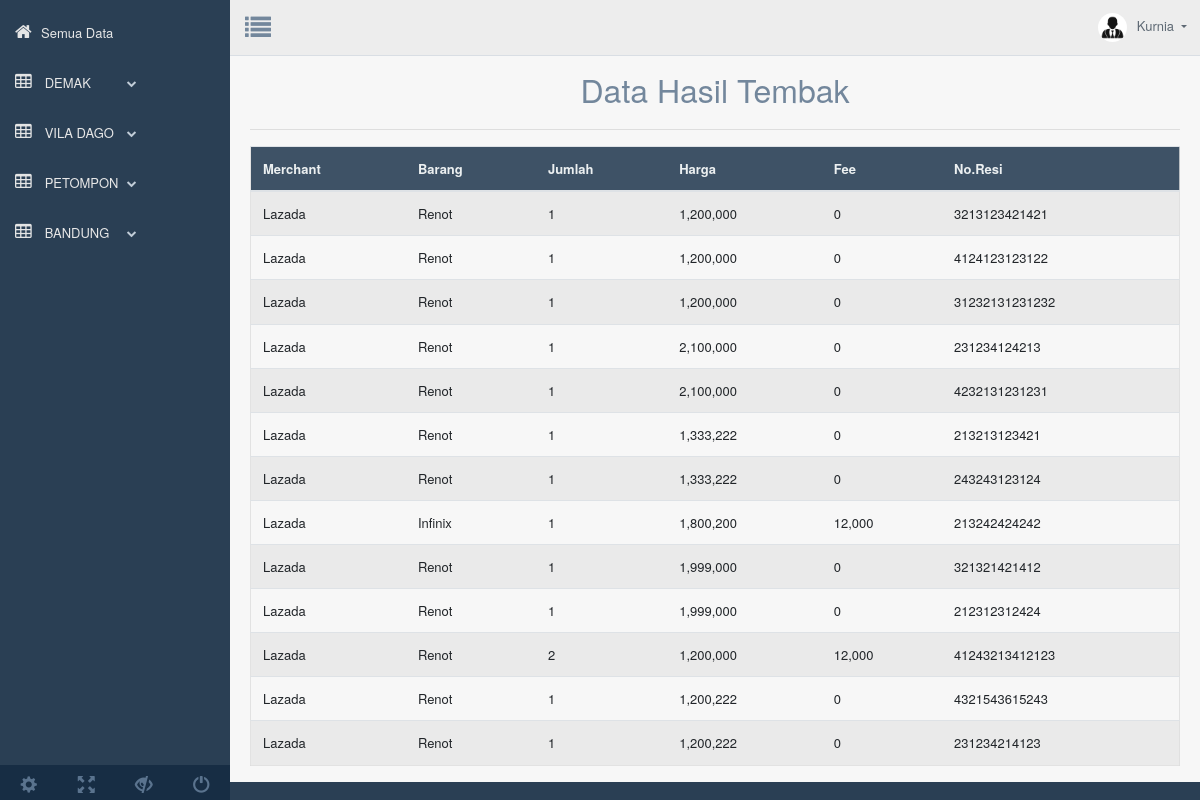
/web_page/index_data.php?page=tmp_utama (signed in), run on the app's committed database.
### tables this page shows
CREATE TABLE `users` (
  `user_id` bigint(20) NOT NULL,
  `nama_lengkap` text NOT NULL,
  `email` varchar(100) NOT NULL,
  `password` varchar(255) NOT NULL,
  `bank` varchar(255) DEFAULT NULL,
  `no_akun` text DEFAULT NULL,
  `nm_akun` varchar(255) DEFAULT NULL,
  `ovo` text DEFAULT NULL,
  `gopay` text DEFAULT NULL,
  `dana` text DEFAULT NULL,
  `date` timestamp NOT NULL DEFAULT current_timestamp() ON UPDATE current_timestamp()
);

CREATE TABLE `hasiltembak` (
  `id` int(11) NOT NULL,
  `joki` varchar(255) NOT NULL,
  `nmalamat` varchar(255) NOT NULL,
  `merchant` varchar(255) NOT NULL,
  `barang` varchar(255) NOT NULL,
  `jumlah` varchar(255) NOT NULL,
  `harga` varchar(255) NOT NULL,
  `fee` varchar(250) NOT NULL,
  `resi` varchar(255) NOT NULL
);

### web_page/functions.php (called while the page is built, shortened)
<?php
function check_login($con)
{
	if(isset($_SESSION['user_id']))
	{
		$id = $_SESSION['user_id'];
		$query = "select * from users where user_id = '$id' limit 1";
		$result = mysqli_query($con,$query);
		if($result && mysqli_num_rows($result) > 0)
		{
			$user_data = mysqli_fetch_assoc($result);
			return $user_data;
		}
	}
	die;
}

### web_page/tmp_data_utama.php (the view, shortened to what this page needs)
<?php
include('konek_all_dt.php');
?>
	<div class="container" style="margin-top:20px">
		<center><font size="6">Data Hasil Tembak</font></center>
		<hr>
		<div class="table-responsive">
		<table class="table table-striped jambo_table bulk_action">
			<thead>
				<tr>
					<th>Merchant</th>
					<th>Barang</th>
					<th>Jumlah</th>
					<th>Harga</th>
					<th>Fee</th>
					<th>No.Resi</th>
				</tr>
			</thead>
			<tbody>
				<?php
				$sql = mysqli_query($koneksi, "SELECT * FROM `hasiltembak` ORDER BY `hasiltembak`.`nmalamat` ASC") or die(mysqli_error($koneksi));
				if(mysqli_num_rows($sql) > 0){
					while($data = mysqli_fetch_assoc($sql)){
						echo '
						<tr>
							<td>'.$data['merchant'].'</td>
							<td>'.$data['barang'].'</td>
							<td>'.$data['jumlah'].'</td>
							<td>'.$data['harga'].'</td>
							<td>'.$data['fee'].'</td>
							<td>'.$data['resi'].'</td>
						</tr>
						';
					}
				}else{
					echo '
					<tr>
						<td colspan="9">Tidak ada data.</td>
					</tr>
					';
				}
				?>
		</table>
	</div>
	</div>

### web_page/index_data.php (shortened to what this page needs)
<?php
include ("konek_all_dt.php");
 ?>
<?php
	include("konek_login.php");
	include("functions.php");
	$user_data = check_login($con);
?>
<!DOCTYPE html>
<html lang="en">
  <head>
    <link href="assets/bootstrap/dist/css/bootstrap.min.css" rel="stylesheet">
    <link href="assets/font-awesome/css/font-awesome.min.css" rel="stylesheet">
    <link href="assets/nprogress/nprogress.css" rel="stylesheet">
    <link href="assets/iCheck/skins/flat/green.css" rel="stylesheet">
    <link href="assets/bootstrap-progressbar/css/bootstrap-progressbar-3.3.4.min.css" rel="stylesheet">
    <link href="assets/css/custom.min.css" rel="stylesheet">
  </head>
  <body class="nav-md">
    <div class="container body">
      <div class="main_container">
        <div class="col-md-3 left_col">
          <div class="left_col scroll-view">
            <div class="navbar nav_title" style="border: 0;">
              <div id="sidebar-menu" class="main_menu_side hidden-print main_menu">
                <div class="menu_section">
                  <ul class="nav side-menu">
                    <li>
                    <a href="index_data.php?page=tmp_utama"><i class="fa fa-home"></i>Semua Data<span class="fa fa-chevron"></span></a>
                    </li>
                    <li><a href="#"><i class="fa fa-table"></i> DEMAK <span class="fa fa-chevron-down"></span></a>
                    </li>
                    <li><a href="#"><i class="fa fa-table"></i> VILA DAGO <span class="fa fa-chevron-down"></span></a>
                    </li>
                    <li><a href="#"><i class="fa fa-table"></i> PETOMPON <span class="fa fa-chevron-down"></span></a>
                    </li>
                    <li><a href="#"><i class="fa fa-table"></i> BANDUNG <span class="fa fa-chevron-down"></span></a>
                    </li>
                  </ul>
                </div>
              </div>
            </div>
            <br />
            <div class="sidebar-footer hidden-small">
              <a data-toggle="tooltip" data-placement="top" title="Settings" href="#">
                <span class="glyphicon glyphicon-cog" aria-hidden="true"></span>
              </a>
              <a data-toggle="tooltip" data-placement="top" title="FullScreen" href="#">
                <span class="glyphicon glyphicon-fullscreen" aria-hidden="true"></span>
              </a>
              <a data-toggle="tooltip" data-placement="top" title="Lock" href="#">
                <span class="glyphicon glyphicon-eye-close" aria-hidden="true"></span>
              </a>
              <a data-toggle="tooltip" data-placement="top" title="Logout" href="#">
                <span class="glyphicon glyphicon-off" aria-hidden="true"></span>
              </a>
            </div>
          </div>
        </div>
        <div class="top_nav">
          <div class="nav_menu">
              <div class="nav toggle">
                <a id="menu_toggle"><i class="fa fa-list"></i></a>
              </div>
              <nav class="nav navbar-nav">
              <ul class=" navbar-right">
                <li class="nav-item dropdown open" >
                  <a href="#" class="user-profile dropdown-toggle" aria-haspopup="true" id="navbarDropdown" data-toggle="dropdown" aria-expanded="false">
                    <img src='assets/images/ft_profile.jpg'><?php echo $user_data['nama_lengkap'];?>
                  </a>
                </li>
              </ul>
            </nav>
          </div>
        </div>
        <div class="right_col" role="main">
      <?php
      $queries = array();
      parse_str($_SERVER['QUERY_STRING'], $queries);
      switch ($queries['page']) {
      	case 'tmp_utama':
      		include 'tmp_data_utama.php';
          break;
        }
        ?>
        </div>
      </div>
    </div>
  </body>
</html>

### data on the page
users: nama_lengkap "Kurnia"
hasiltembak: merchant "Lazada", barang "Renot", jumlah "1", harga "1,200,000", fee "0", resi "3213123421421"
hasiltembak: merchant "Lazada", barang "Renot", jumlah "1", harga "1,200,000", fee "0", resi "4124123123122"
hasiltembak: merchant "Lazada", barang "Renot", jumlah "1", harga "1,200,000", fee "0", resi "31232131231232"
hasiltembak: merchant "Lazada", barang "Renot", jumlah "1", harga "2,100,000", fee "0", resi "231234124213"
hasiltembak: merchant "Lazada", barang "Renot", jumlah "1", harga "2,100,000", fee "0", resi "4232131231231"
hasiltembak: merchant "Lazada", barang "Renot", jumlah "1", harga "1,333,222", fee "0", resi "213213123421"
hasiltembak: merchant "Lazada", barang "Renot", jumlah "1", harga "1,333,222", fee "0", resi "243243123124"
hasiltembak: merchant "Lazada", barang "Infinix", jumlah "1", harga "1,800,200", fee "12,000", resi "213242424242"
hasiltembak: merchant "Lazada", barang "Renot", jumlah "1", harga "1,999,000", fee "0", resi "321321421412"
hasiltembak: merchant "Lazada", barang "Renot", jumlah "1", harga "1,999,000", fee "0", resi "212312312424"
hasiltembak: merchant "Lazada", barang "Renot", jumlah "2", harga "1,200,000", fee "12,000", resi "41243213412123"
hasiltembak: merchant "Lazada", barang "Renot", jumlah "1", harga "1,200,222", fee "0", resi "4321543615243"
hasiltembak: merchant "Lazada", barang "Renot", jumlah "1", harga "1,200,222", fee "0", resi "231234214123"
